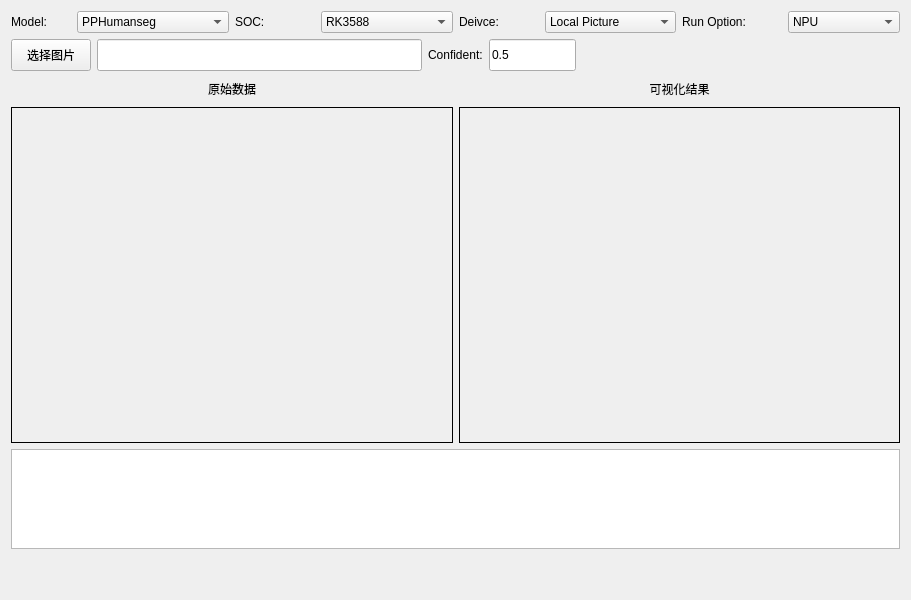
<?xml version="1.0" encoding="UTF-8"?>
<ui version="4.0">
 <class>Segmentation</class>
 <widget class="QWidget" name="Segmentation">
  <property name="geometry">
   <rect>
    <x>0</x>
    <y>0</y>
    <width>911</width>
    <height>600</height>
   </rect>
  </property>
  <property name="windowTitle">
   <string>Form</string>
  </property>
  <layout class="QGridLayout" name="gridLayout">
   <item row="0" column="0">
    <layout class="QVBoxLayout" name="verticalLayout_3">
     <item>
      <layout class="QHBoxLayout" name="horizontalLayout_6">
       <item>
        <layout class="QHBoxLayout" name="horizontalLayout">
         <item>
          <widget class="QLabel" name="label">
           <property name="maximumSize">
            <size>
             <width>60</width>
             <height>16777215</height>
            </size>
           </property>
           <property name="text">
            <string>Model:</string>
           </property>
          </widget>
         </item>
         <item>
          <widget class="QComboBox" name="comboBoxModel">
           <item>
            <property name="text">
             <string>PPHumanseg</string>
            </property>
           </item>
          </widget>
         </item>
        </layout>
       </item>
       <item>
        <layout class="QHBoxLayout" name="horizontalLayout_4">
         <item>
          <widget class="QLabel" name="label_4">
           <property name="maximumSize">
            <size>
             <width>80</width>
             <height>16777215</height>
            </size>
           </property>
           <property name="text">
            <string>SOC:</string>
           </property>
          </widget>
         </item>
         <item>
          <widget class="QComboBox" name="comboBoxDevice_2">
           <item>
            <property name="text">
             <string>RK3588</string>
            </property>
           </item>
           <item>
            <property name="text">
             <string>RK3568</string>
            </property>
           </item>
          </widget>
         </item>
        </layout>
       </item>
       <item>
        <layout class="QHBoxLayout" name="horizontalLayout_2">
         <item>
          <widget class="QLabel" name="label_2">
           <property name="maximumSize">
            <size>
             <width>80</width>
             <height>16777215</height>
            </size>
           </property>
           <property name="text">
            <string>Deivce:</string>
           </property>
          </widget>
         </item>
         <item>
          <widget class="QComboBox" name="comboBoxDevice">
           <item>
            <property name="text">
             <string>Local Picture</string>
            </property>
           </item>
           <item>
            <property name="text">
             <string>Camera</string>
            </property>
           </item>
          </widget>
         </item>
        </layout>
       </item>
       <item>
        <layout class="QHBoxLayout" name="horizontalLayout_3">
         <item>
          <widget class="QLabel" name="label_3">
           <property name="maximumSize">
            <size>
             <width>100</width>
             <height>16777215</height>
            </size>
           </property>
           <property name="text">
            <string>Run Option:</string>
           </property>
          </widget>
         </item>
         <item>
          <widget class="QComboBox" name="comboBoxOption">
           <item>
            <property name="text">
             <string>NPU</string>
            </property>
           </item>
           <item>
            <property name="text">
             <string>CPU</string>
            </property>
           </item>
          </widget>
         </item>
        </layout>
       </item>
      </layout>
     </item>
     <item>
      <layout class="QHBoxLayout" name="horizontalLayout_7">
       <item>
        <widget class="QPushButton" name="pushButtonStart">
         <property name="minimumSize">
          <size>
           <width>0</width>
           <height>32</height>
          </size>
         </property>
         <property name="maximumSize">
          <size>
           <width>120</width>
           <height>16777215</height>
          </size>
         </property>
         <property name="text">
          <string>选择图片</string>
         </property>
        </widget>
       </item>
       <item>
        <widget class="QLineEdit" name="lineEditInput">
         <property name="minimumSize">
          <size>
           <width>0</width>
           <height>32</height>
          </size>
         </property>
         <property name="readOnly">
          <bool>true</bool>
         </property>
        </widget>
       </item>
       <item>
        <widget class="QLabel" name="label_7">
         <property name="text">
          <string>Confident:</string>
         </property>
        </widget>
       </item>
       <item>
        <widget class="QLineEdit" name="lineEditInputConf">
         <property name="minimumSize">
          <size>
           <width>0</width>
           <height>32</height>
          </size>
         </property>
         <property name="maximumSize">
          <size>
           <width>87</width>
           <height>16777215</height>
          </size>
         </property>
         <property name="text">
          <string>0.5</string>
         </property>
         <property name="readOnly">
          <bool>false</bool>
         </property>
        </widget>
       </item>
       <item>
        <spacer name="horizontalSpacer">
         <property name="orientation">
          <enum>Qt::Horizontal</enum>
         </property>
         <property name="sizeHint" stdset="0">
          <size>
           <width>40</width>
           <height>20</height>
          </size>
         </property>
        </spacer>
       </item>
      </layout>
     </item>
     <item>
      <layout class="QHBoxLayout" name="horizontalLayout_5">
       <item>
        <layout class="QVBoxLayout" name="verticalLayout">
         <item>
          <widget class="QLabel" name="label_6">
           <property name="maximumSize">
            <size>
             <width>16777215</width>
             <height>24</height>
            </size>
           </property>
           <property name="text">
            <string>原始数据</string>
           </property>
           <property name="alignment">
            <set>Qt::AlignCenter</set>
           </property>
          </widget>
         </item>
         <item>
          <widget class="QLabel" name="labelBeforeLabel">
           <property name="minimumSize">
            <size>
             <width>320</width>
             <height>320</height>
            </size>
           </property>
           <property name="styleSheet">
            <string notr="true">border: 1px solid black</string>
           </property>
           <property name="text">
            <string/>
           </property>
          </widget>
         </item>
        </layout>
       </item>
       <item>
        <layout class="QVBoxLayout" name="verticalLayout_2">
         <item>
          <widget class="QLabel" name="label_5">
           <property name="maximumSize">
            <size>
             <width>16777215</width>
             <height>24</height>
            </size>
           </property>
           <property name="text">
            <string>可视化结果</string>
           </property>
           <property name="alignment">
            <set>Qt::AlignCenter</set>
           </property>
          </widget>
         </item>
         <item>
          <widget class="QLabel" name="labelAfterLabel">
           <property name="minimumSize">
            <size>
             <width>320</width>
             <height>320</height>
            </size>
           </property>
           <property name="styleSheet">
            <string notr="true">border: 1px solid black</string>
           </property>
           <property name="text">
            <string/>
           </property>
          </widget>
         </item>
        </layout>
       </item>
      </layout>
     </item>
     <item>
      <widget class="QTextEdit" name="textEditInfo">
       <property name="minimumSize">
        <size>
         <width>0</width>
         <height>100</height>
        </size>
       </property>
       <property name="maximumSize">
        <size>
         <width>16777215</width>
         <height>100</height>
        </size>
       </property>
      </widget>
     </item>
     <item>
      <spacer name="verticalSpacer">
       <property name="orientation">
        <enum>Qt::Vertical</enum>
       </property>
       <property name="sizeType">
        <enum>QSizePolicy::Fixed</enum>
       </property>
       <property name="sizeHint" stdset="0">
        <size>
         <width>20</width>
         <height>40</height>
        </size>
       </property>
      </spacer>
     </item>
    </layout>
   </item>
  </layout>
 </widget>
 <resources/>
 <connections/>
</ui>
